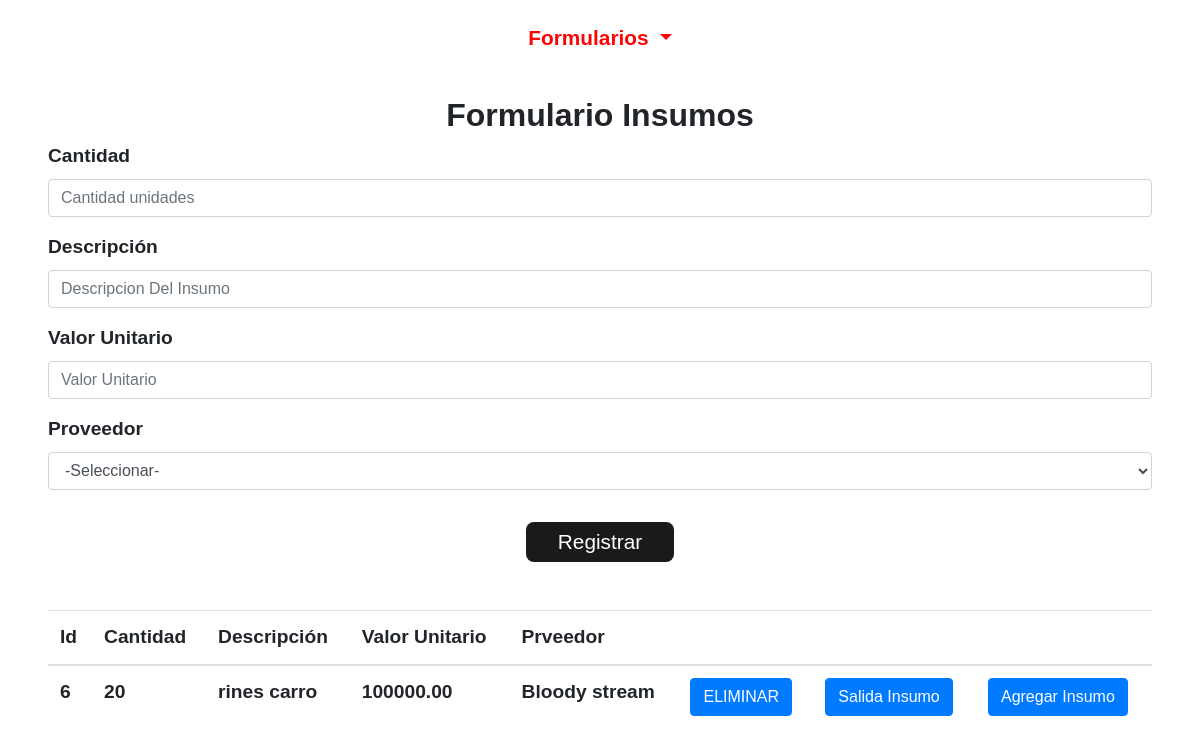
/Admin/insumos/form_insumo.php?msg=3, run on the app's committed database.
### tables this page shows
CREATE TABLE `tblinsumo_repuesto` (
  `Id_Insumo` int(11) NOT NULL,
  `Cantidad` int(4) NOT NULL,
  `Descripcion` varchar(200) DEFAULT NULL,
  `Vlr_Unitario` float(8,2) NOT NULL,
  `Id_Proveedor` varchar(20) NOT NULL
);

CREATE TABLE `tblproveedores` (
  `Id_Proveedor` varchar(20) NOT NULL,
  `Nombre` varchar(50) NOT NULL,
  `Descripcion` varchar(50) NOT NULL,
  `Direccion` varchar(50) NOT NULL,
  `Telefono` varchar(50) NOT NULL,
  `Correo` varchar(50) NOT NULL,
  `Latitud` varchar(20) NOT NULL,
  `Longitud` varchar(20) NOT NULL
);

### Admin/insumos/form_Insumo.php (the view, shortened to what this page needs)
<?php
    include '../../conexion.php';
?>
    <!DOCTYPE html>
    <html lang="es">
    <head>
        <link rel="stylesheet" href="https://cdn.jsdelivr.net/npm/bootstrap@4.5.3/dist/css/bootstrap.min.css">
        <link rel="stylesheet" href="../../css/estilo.css">
        <link href="https://unpkg.com/ionicons@4.5.10-0/dist/css/ionicons.min.css" rel="stylesheet">
    </head>
    <body>
        <section class="fixed-top">
            <nav class="navbar navbar-expand-lg navbar-light bg-nav">
                <div class="col-12 btn-group btn-block text-center">
                    <button type="button" class="btn btn-invi dropdown-toggle" data-toggle="dropdown" data-display="static" aria-haspopup="true" aria-expanded="false">
                        Formularios
                    </button>
                </div>
            </nav>
        </section>
        <div class="container formularios col-12 mt-5 p-sm-5">
            <div class="stinky text-center">
                <h2>Formulario Insumos</h2>
            </div>
            <form action="ingresar_insumo.php" name="add_form" method="post">
                <div class="form-group">
                    <label>Cantidad</label>
                    <input type="text" class="form-control" id="cantidad" name="cantidad" placeholder="Cantidad unidades">
                </div>
                <div class="form-group">
                    <label>Descripción</label>
                    <input type="text" class="form-control" id="descripcion" name="descripcion" placeholder="Descripcion Del Insumo">
                </div>
                <div class="form-group">
                    <label>Valor Unitario</label>
                    <input type="text" class="form-control" id="valorunitario" name="valorunitario" placeholder="Valor Unitario">
                </div>
                <div class="form-group">
                    <label>Proveedor</label>
                    <select class="form-control" name="proveedor" id="proveedor">
                        <option value="0" selected>-Seleccionar-</option>
                    </select>
                </div>
                <div class="form-group text-center mb-5">
                    <button type="button" class="btn btn-color">Registrar</button>
                </div>
            </form>
            <div class="tabla-admin mt-4">
                <table class="table table-hover">
                    <thead class="thead">
                        <th>Id</th>
                        <th>Cantidad</th>
                        <th>Descripción</th>
                        <th>Valor Unitario</th>
                        <th>Prveedor</th>
                        <th></th>
                        <th></th>
                        <th></th>
                    </thead>
                    <?php
                        $sel = $conn ->query("SELECT `tblinsumo_repuesto`.`Id_Insumo`, `tblinsumo_repuesto`.`Cantidad`, `tblinsumo_repuesto`.`Descripcion`, `tblinsumo_repuesto`.`Vlr_Unitario`, `tblproveedores`.`Nombre`
                        FROM `tblinsumo_repuesto`
                            LEFT JOIN `tblproveedores` ON `tblinsumo_repuesto`.`Id_Proveedor` = `tblproveedores`.`Id_Proveedor`");
                        $cont=0;
                        while ($fila = $sel -> fetch_assoc()) {
                            $cont++;
                        ?>
                    <tr>
                        <td>
                            <?php echo $fila['Id_Insumo'] ?>
                        </td>
                        <td>
                            <?php echo $fila['Cantidad'] ?>
                        </td>
                        <td>
                            <?php echo $fila['Descripcion'] ?>
                        </td>
                        <td>
                            <?php echo $fila['Vlr_Unitario'] ?>
                        </td>
                        <td>
                            <?php echo $fila['Nombre'] ?>
                        </td>
                        <td><a href="#" onclick="preguntar(<?php echo $fila['Id_Insumo']?>)"><button type="button" class="btn btn-primary">ELIMINAR</button></a></td>
                        <td><button type="button" class="btn btn-primary" data-toggle="modal" data-target="#modal<?php echo $cont; ?>" id="ingresar">Salida Insumo</button></td>
                        <td><button type="button" class="btn btn-primary" data-toggle="modal" data-target="#modal2<?php echo $cont; ?>" id="ingresar">Agregar Insumo</button></td>
                    </tr>
                    <?php } ?>
                </table>
            </div>
        </div>
    </body>
    </html>

### css/estilo.css (style rules this page uses)
* { max-width: 100%; margin: 0; }
body { font-size: 1.2rem; font-family: 'Source Sans Pro', sans-serif; font-weight: 700; }
h1, h2, h3 { font-weight: 900; }
.btn-color { background-color: #1A1A1A; color: #ffffff; border: none; font-size: 1.3rem; padding: 0.3rem 2rem; border-radius: 0.5rem; margin-top: 1rem; }
.btn-invi { background-color: rgba(0, 0, 0, 0); color: #FD0404; border: none; font-size: 1.3rem; border-radius: 0.5rem; }
.navbar { padding: 1rem; }
.bg-nav { background-color: #ffffff; }
.dropdown-toggle { font-weight: 700; }

### data on the page
tblinsumo_repuesto: Id_Insumo "6", Cantidad "20", Descripcion "rines carro", Vlr_Unitario "100000.00", Id_Proveedor.Nombre "Bloody stream"
